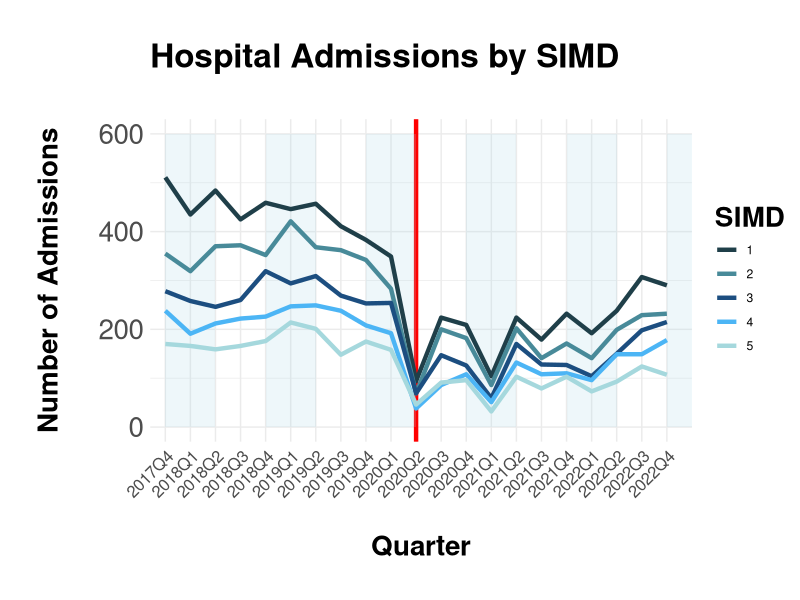
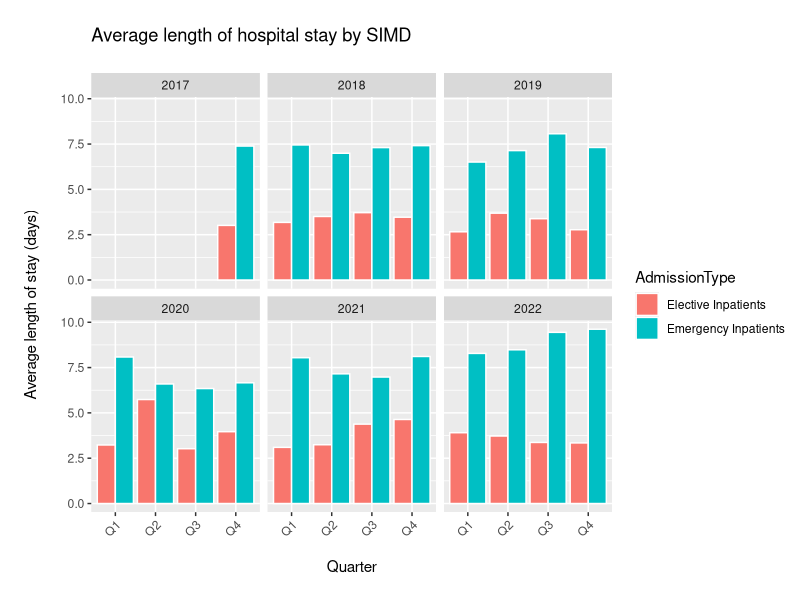
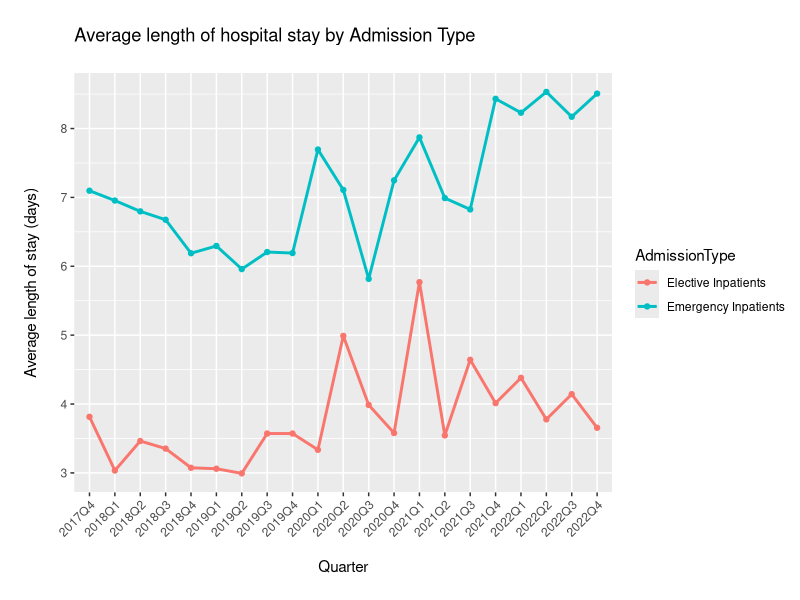

Write R code to recreate these figures, in order.
## ---- chunk 1
library(tidyverse)
library(ggplot2)

simd <- read.csv("../clean_data/simd_clean.csv")

## ---- chunk 2
simd <- simd %>% drop_na(SIMD)

simd %>% filter(AdmissionType == "Elective Inpatients" & HBName == "NHS Ayrshire and Arran") %>% group_by(Quarter, SIMD) %>% summarise(number_admissions = sum(Stays)) %>% mutate(SIMD = as.factor(SIMD)) %>% 
  
  ggplot()+
  geom_vline(xintercept = "2020Q2", size = 1.5, colour = "red")+
  annotate("rect", xmin = 1, xmax = 3, ymin = 0, ymax = 600, alpha = 0.2, fill = "lightblue" ) +
  annotate("rect", xmin = 5, xmax = 7, ymin = 0, ymax = 600, alpha = 0.2, fill = "lightblue") +
  annotate("rect", xmin = 9, xmax = 11, ymin = 0, ymax = 600, alpha = 0.2, fill = "lightblue") +
  annotate("rect", xmin = 13, xmax = 15, ymin = 0, ymax = 600, alpha = 0.2, fill = "lightblue") +
  annotate("rect", xmin = 17, xmax = 19, ymin = 0, ymax = 600, alpha = 0.2, fill = "lightblue") +
  annotate("rect", xmin = 21, xmax = 22, ymin = 0, ymax = 600, alpha = 0.2, fill = "lightblue") +
  geom_line(aes(x = Quarter, y = number_admissions, group = SIMD, colour = SIMD), size = 1.5)+
  theme_minimal()+
  scale_colour_manual(values = c("#1F3F49","#488A99" ,"#1C4E80","#4cb5f5" ,"#A5d8DD"  ))+
theme(axis.text.x = element_text(angle = 45, hjust = 1, size = 12),
      axis.text.y = element_text(size = 20),
      title  = element_text(size = 20, face = "bold"), 
 
      )+
     labs(
    title = "\nHospital Admissions by SIMD\n",
    x = "\nQuarter\n",
    y = "\nNumber of Admissions\n"
  )
  
## ---- chunk 3

simd %>% filter(HBName == "NHS Ayrshire and Arran" & SIMD == 4) %>% 
  ggplot(aes(x = Quarter_single, y = AverageLengthOfStay, fill = AdmissionType, colour = AdmissionType)) +
  geom_col(position = "dodge", colour = "white")+
  theme(axis.text.x = element_text(angle = 45, hjust = 1))+
    facet_wrap(~ Year)+
    labs(
    title = "\nAverage length of hospital stay by SIMD\n",
    x = "\nQuarter\n",
    y = "\nAverage length of stay (days)\n")
    
## ---- chunk 4
# filtered by HBName and SIMD level
simd %>% filter(HBName == "NHS Ayrshire and Arran" & SIMD == 1) %>% 
  ggplot(aes(x = Quarter, y = AverageLengthOfStay, group = AdmissionType, colour = AdmissionType)) +
  geom_point()+
  geom_line(size = 1)+
  theme(axis.text.x = element_text(angle = 45, hjust = 1))+
  labs(
    title = "\nAverage length of hospital stay by Admission Type\n",
    x = "\nQuarter\n",
    y = "\nAverage length of stay (days)\n")
